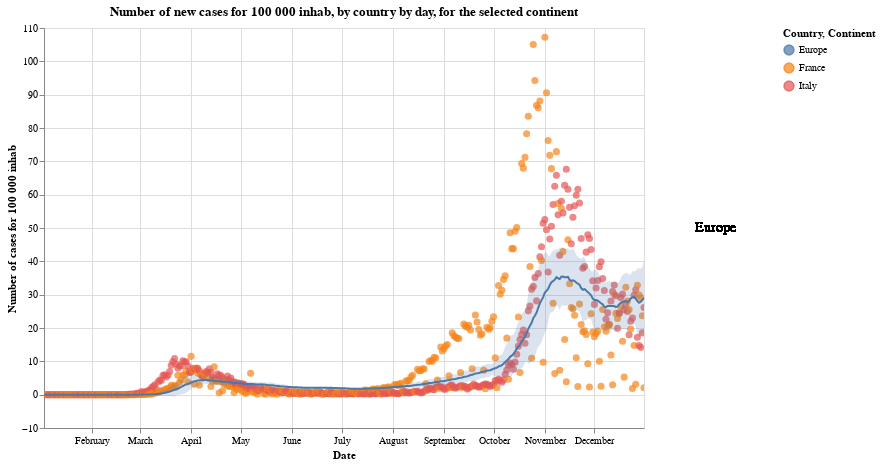

The cell this chart's notebook holds for it:
### Markdown cell above
# First plot

### Code cell
import altair as alt
import pandas as pd

# Load data
country_data = selected_data

# Aggregate data by date and region on the non-filtered data
agg_data = full_clean_data.groupby(['Date', 'Continent'], as_index=False)['New cases'].agg(['sum']).reset_index()

# Calculate the same ratio than above for the total continents 
agg_data['Cases_Ratio'] = agg_data['sum'] / agg_data['Continent'].map(population_per_continent)*1e5

# Caculate a moving average, and the associated standard deviation (to get trends for the whole continent)
agg_data['MA'] = agg_data.groupby('Continent')['Cases_Ratio'].transform(lambda x: x.rolling(window=15, min_periods=1).mean())

agg_data['SD'] = agg_data.groupby('Continent')['Cases_Ratio'].transform(lambda x: x.rolling(window=15, min_periods=1).std())

# Calculate upper and lower bounds : We want  to plot a trend curve with a shaded area
agg_data['upper'] = agg_data['MA'] + 2*agg_data['SD']
agg_data['lower'] = agg_data['MA'] - 2*agg_data['SD']


# Create a line chart for the mean values (trend for the whole continent)
trend_avg = alt.Chart(agg_data).mark_line(color='#FEEEBD', opacity=1).encode(
    x=alt.X('Date:T', title='Date'),
    y=alt.Y('MA:Q', title='Number of cases for 100 000 inhab', axis=alt.Axis(tickMinStep=10)),
    color=alt.Color('Continent:N', legend=alt.Legend(title='Continent')),
)

# Create a shaded area for the upper and lower bounds (trend for the whole continent)
trend_std_dev = alt.Chart(agg_data).mark_area(opacity=0.2).encode(
    x=alt.X('Date:T'),
    y=alt.Y('lower:Q', title=''),
    y2='upper:Q',
    color=alt.Color('Continent:N', legend=None),
)


"""
# Create a smoothed filling around trend_avg with a width of the standard deviation of number of new cases per continent
trend_std_dev = trend_avg.mark_area(
    color='#FEEEBD', opacity=0.2
).transform_window(
    rolling_mean='mean(Cases_Ratio)',
    frame=[-100, 100] # Use a rolling average over 7 days
).encode(
    x='Date:T',
    y=alt.Y('rolling_mean:Q', title='New cases ratio', axis=alt.Axis(format='~s')),
)

"""
# Create a scatter plot for countries in the selected continent

continent_dropdown = alt.binding_select(options=country_data['Continent'].unique().tolist(), name='Continent: ')
continent_select = alt.selection_single(fields=['Continent'], bind=continent_dropdown, init={'Continent': 'Europe'})

scatter = alt.Chart(country_data).mark_circle(opacity=0.7, size=50).encode(
    x=alt.X('Date:T', title='Date'),
    y=alt.Y('Cases_Ratio:Q', title=''),
    color=alt.Color('Country:N', legend=alt.Legend(title='Country')),
    tooltip=[
        alt.Tooltip(field='Country', title='Country'),
        alt.Tooltip(field='New cases', title='New cases'),
        alt.Tooltip(field='New deaths', title='New deaths'),
        alt.Tooltip(field='Date', title='Date', type='temporal', format='%Y-%m-%d')
    ]
).properties(
    width=600,
    height=400,
    title='Number of new cases for 100 000 inhab, by country by day, for the selected continent'
).add_selection(
    continent_select
).transform_filter(
    continent_select
).interactive()

"""
lines = alt.Chart(country_data).mark_line(opacity=0.5).encode(
    x=alt.X('Date:T', title='Date'),
    y=alt.Y('New cases:Q', title='New cases'),
    color=alt.Color('Country:N', legend=alt.Legend(title='Country'))
).properties(
    width=600,
    height=400
)


lines_filtered = lines.transform_filter(
    continent_select
)

"""





# Filter aggregated data by selected continent
trend_avg_filtered = trend_avg.transform_filter(
    continent_select
)

trend_std_dev_filtered = trend_std_dev.transform_filter(
    continent_select
)

# Create a chart for the dropdown menu
dropdown = alt.Chart(country_data).mark_text(fontSize=14, font='Helvetica').encode(
    text=alt.Text('Continent:N')
).transform_filter(
    continent_select
).properties(
    width=100,
    height=400
)

# Combine the scatter plot, trend line, and dropdown selection button
chart = (alt.layer(scatter, trend_avg_filtered, trend_std_dev_filtered).resolve_axis(x='shared') | dropdown).configure_axis(
    grid=True
)


chart

### Figure 1 — Vega-Lite specification as saved in the notebook (floating-point values rounded to 4 significant figures; data arrays with more than 128 entries replaced by an {"elided": "..."} marker saying what was removed)
{"config": {"view": {"continuousWidth": 400, "continuousHeight": 300}, "axis": {"grid": true}}, "hconcat": [{"layer": [{"data": {"name": "data-beb11259df2b527196a3a3ef2c38bcfb"}, "mark": {"type": "circle", "opacity": 0.7, "size": 50}, "encoding": {"color": {"field": "Country", "legend": {"title": "Country"}, "type": "nominal"}, "tooltip": [{"field": "Country", "title": "Country"}, {"field": "New cases", "title": "New cases"}, {"field": "New deaths", "title": "New deaths"}, {"field": "Date", "format": "%Y-%m-%d", "title": "Date", "type": "temporal"}], "x": {"field": "Date", "title": "Date", "type": "temporal"}, "y": {"field": "Cases_Ratio", "title": "", "type": "quantitative"}}, "height": 400, "selection": {"selector001": {"type": "single", "fields": ["Continent"], "bind": {"input": "select", "options": ["Asia", "Africa", "Europe", "Oceania", "America"], "name": "Continent: "}, "init": {"Continent": "Europe"}}, "selector002": {"type": "interval", "bind": "scales", "encodings": ["x", "y"]}}, "title": "Number of new cases for 100 000 inhab, by country by day, for the selected continent", "transform": [{"filter": {"selection": "selector001"}}], "width": 600}, {"data": {"name": "data-8ce8d5cccec4dc3e44895e8bf681a026"}, "mark": {"type": "line", "color": "#FEEEBD", "opacity": 1}, "encoding": {"color": {"field": "Continent", "legend": {"title": "Continent"}, "type": "nominal"}, "x": {"field": "Date", "title": "Date", "type": "temporal"}, "y": {"axis": {"tickMinStep": 10}, "field": "MA", "title": "Number of cases for 100 000 inhab", "type": "quantitative"}}, "transform": [{"filter": {"selection": "selector001"}}]}, {"data": {"name": "data-8ce8d5cccec4dc3e44895e8bf681a026"}, "mark": {"type": "area", "opacity": 0.2}, "encoding": {"color": {"field": "Continent", "legend": null, "type": "nominal"}, "x": {"field": "Date", "type": "temporal"}, "y": {"field": "lower", "title": "", "type": "quantitative"}, "y2": {"field": "upper"}}, "transform": [{"filter": {"selection": "selector001"}}]}], "resolve": {"axis": {"x": "shared"}}}, {"data": {"name": "data-beb11259df2b527196a3a3ef2c38bcfb"}, "mark": {"type": "text", "font": "Helvetica", "fontSize": 14}, "encoding": {"text": {"field": "Continent", "type": "nominal"}}, "height": 400, "transform": [{"filter": {"selection": "selector001"}}], "width": 100}], "$schema": "https://vega.github.io/schema/vega-lite/v4.17.0.json", "datasets": {"data-beb11259df2b527196a3a3ef2c38bcfb": {"elided": "4002 records"}, "data-8ce8d5cccec4dc3e44895e8bf681a026": {"elided": "1820 records"}}}
